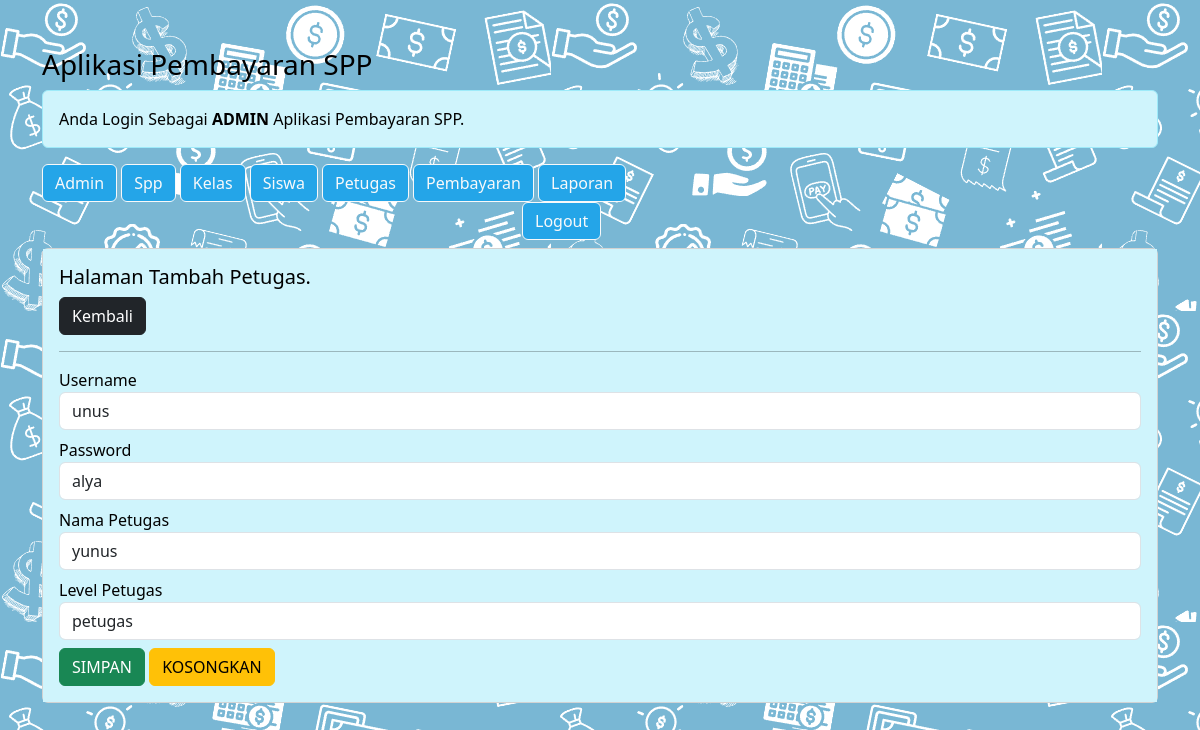
The app's page /pembayaran_spp_ukk/admin/admin.php?url=edit-petugas&id_petugas=3 (signed in) with its own data.
### tables this page shows
CREATE TABLE `petugas` (
  `id_petugas` int(11) NOT NULL,
  `username` varchar(25) NOT NULL,
  `password` varchar(32) NOT NULL,
  `nama_petugas` varchar(35) NOT NULL,
  `level` enum('admin','petugas') NOT NULL
);

### pembayaran_spp_ukk/admin/edit-petugas.php (the view, shortened to what this page needs)
<?php
$id_petugas = $_GET['id_petugas'];
include'../koneksi.php';
$sql = "SELECT*FROM petugas WHERE id_petugas='$id_petugas'";
$query = mysqli_query($koneksi, $sql);
$data = mysqli_fetch_array($query);
?>
<h5>Halaman Tambah Petugas.</h5>
<a href="?url=petugas" class="btn btn-dark">Kembali</a>
<hr>
<form method="post" action="?url=proses-edit-petugas&id_petugas=<?= $id_petugas; ?>">
 <div class="form-group mb-2">
 	<label>Username</label>
 	<input value="<?= $data['username'] ?>" type="text" name="username" class="form-control" required>
 </div>
 <div class="form-group mb-2">
 	<label>Password</label>
 	<input value="<?= $data['password'] ?>" type="text" name="password" class="form-control" required>
 </div>
 <div class="form-group mb-2">
    <label>Nama Petugas</label>
    <input value="<?= $data['nama_petugas'] ?>" type="text" name="nama_petugas" class="form-control" required>
 </div>
 <div class="form-group mb-2">
    <label>Level Petugas</label>
     <select name="level" class="form-control" required>
         <option value="<?=$data['level'] ?>"> <?= $data['level'] ?></option>
     </select>
 </div>
 <div class="form-group">
 	<button type="submit" class="btn btn-success"> SIMPAN </button>
 	<button type="reset" class="btn btn-warning"> KOSONGKAN </button>
 </div>
</form>

### records on screen
petugas: username "unus", password "alya", nama_petugas "yunus", level "petugas"
